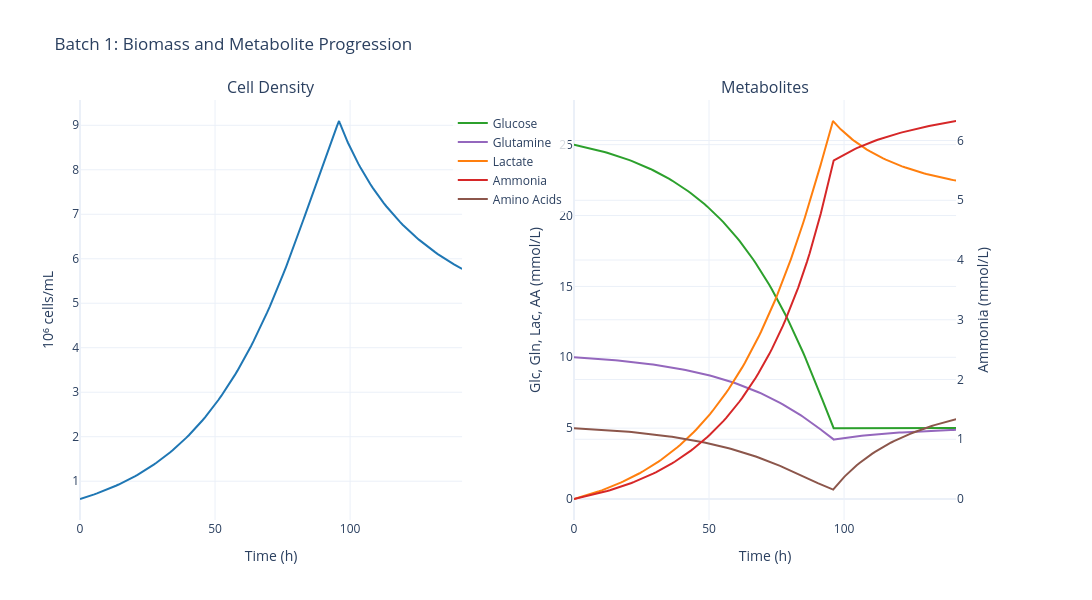

Notebook cell for this chart:
### Code cell
fig_biomass_metabolites = plot_batch_biomass_metabolites(res, batch_number=1)
fig_biomass_metabolites.show()

### Figure 1 — Plotly figure (JSON) as saved in the notebook; plotly's stock layout.template omitted (floating-point values rounded to 4 significant figures; data arrays with more than 128 entries replaced by an {"elided": "..."} marker saying what was removed)
{"data": [{"hovertemplate": "Time: %{x:.1f} h<br>Cell Density: %{y:.2f} 10⁶ cells/mL<extra></extra>", "line": {"color": "#1f77b4", "width": 2}, "mode": "lines", "name": "Cell Density", "showlegend": false, "type": "scatter", "x": {"elided": "235 float values"}, "xaxis": "x", "y": {"elided": "235 float values"}, "yaxis": "y"}, {"hovertemplate": "Time: %{x:.1f} h<br>Glucose: %{y:.2f} mmol/L<extra></extra>", "line": {"color": "#2ca02c", "width": 2}, "mode": "lines", "name": "Glucose", "type": "scatter", "x": {"elided": "235 float values"}, "xaxis": "x2", "y": {"elided": "235 float values"}, "yaxis": "y2"}, {"hovertemplate": "Time: %{x:.1f} h<br>Glutamine: %{y:.2f} mmol/L<extra></extra>", "line": {"color": "#9467bd", "width": 2}, "mode": "lines", "name": "Glutamine", "type": "scatter", "x": {"elided": "235 float values"}, "xaxis": "x2", "y": {"elided": "235 float values"}, "yaxis": "y2"}, {"hovertemplate": "Time: %{x:.1f} h<br>Lactate: %{y:.2f} mmol/L<extra></extra>", "line": {"color": "#ff7f0e", "width": 2}, "mode": "lines", "name": "Lactate", "type": "scatter", "x": {"elided": "235 float values"}, "xaxis": "x2", "y": {"elided": "235 float values"}, "yaxis": "y2"}, {"hovertemplate": "Time: %{x:.1f} h<br>Ammonia: %{y:.2f} mmol/L<extra></extra>", "line": {"color": "#d62728", "width": 2}, "mode": "lines", "name": "Ammonia", "type": "scatter", "x": {"elided": "235 float values"}, "xaxis": "x2", "y": {"elided": "235 float values"}, "yaxis": "y3"}, {"hovertemplate": "Time: %{x:.1f} h<br>Amino Acids: %{y:.2f} mmol/L<extra></extra>", "line": {"color": "#8c564b", "width": 2}, "mode": "lines", "name": "Amino Acids", "type": "scatter", "x": {"elided": "235 float values"}, "xaxis": "x2", "y": {"elided": "235 float values"}, "yaxis": "y2"}], "layout": {"annotations": [{"font": {"size": 16}, "showarrow": false, "text": "Cell Density", "x": 0.205, "xanchor": "center", "xref": "paper", "y": 1, "yanchor": "bottom", "yref": "paper"}, {"font": {"size": 16}, "showarrow": false, "text": "Metabolites", "x": 0.735, "xanchor": "center", "xref": "paper", "y": 1, "yanchor": "bottom", "yref": "paper"}], "font": {"size": 12}, "height": 600, "legend": {"bgcolor": "rgba(255,255,255,0.8)", "x": 0.4, "y": 0.98}, "showlegend": true, "title": {"text": "Batch 1: Biomass and Metabolite Progression"}, "width": 1400, "xaxis": {"anchor": "y", "domain": [0, 0.41], "title": {"text": "Time (h)"}}, "xaxis2": {"anchor": "y2", "domain": [0.53, 0.94], "title": {"text": "Time (h)"}}, "yaxis": {"anchor": "x", "domain": [0, 1], "title": {"text": "10⁶ cells/mL"}}, "yaxis2": {"anchor": "x2", "domain": [0, 1], "title": {"text": "Glc, Gln, Lac, AA (mmol/L)"}}, "yaxis3": {"anchor": "x2", "overlaying": "y2", "side": "right", "title": {"text": "Ammonia (mmol/L)"}}}}
